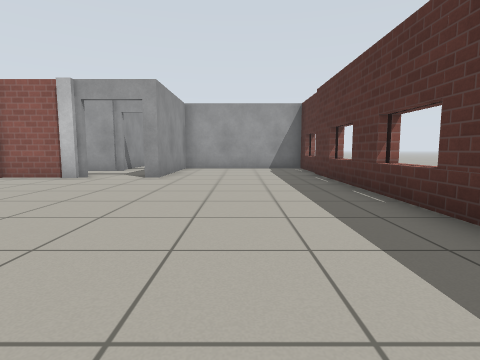
view 1 (above)

17 first-person views from a walk through a world built for the Gazebo simulator. The camera is 0.72 m above the floor, tilts 6° down and sees 80° across. The floor is counted in squares, 1 m on a side. Each view is taken from the middle of a square. On the plan, view 1 faces up. The plan holds only what a view shows up to about 10 squares ahead; the rest is blank. The place goes on beyond the plan. Simple patterns stand in for the simulator's built-in surfaces.

view 2
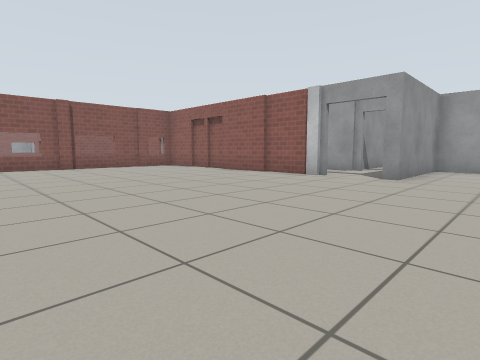

view 3
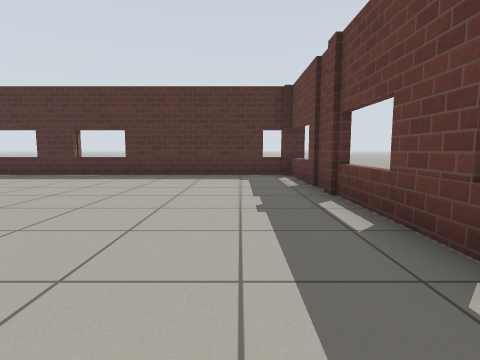

view 4
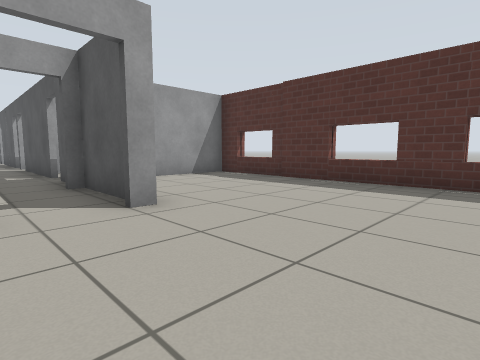

view 5
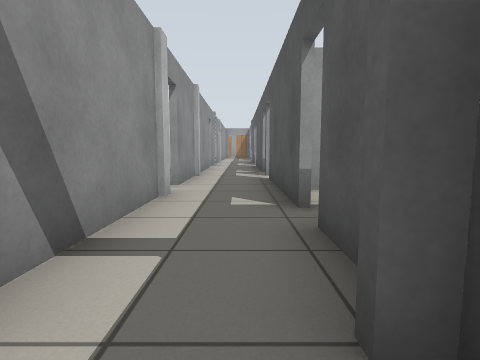

view 6
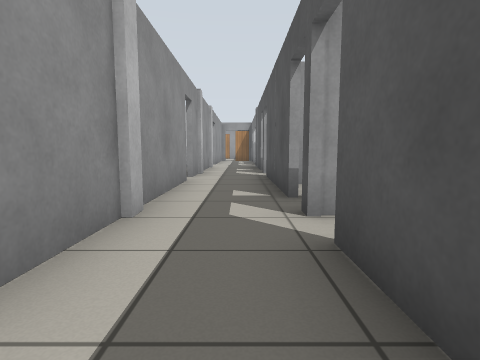

view 7
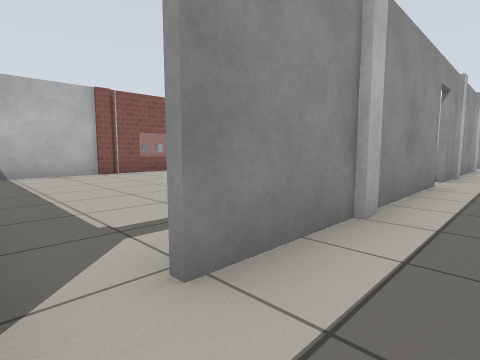

view 8
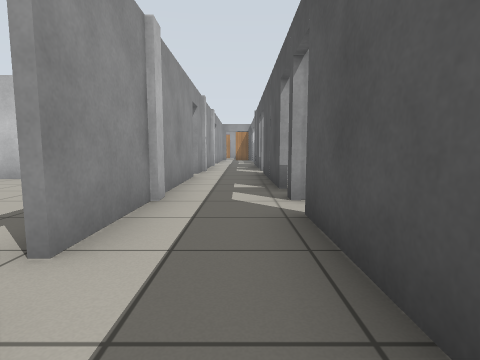

view 9
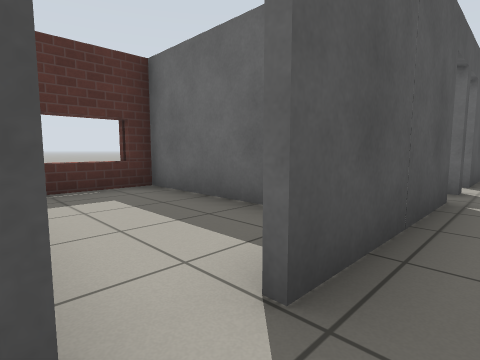

view 10
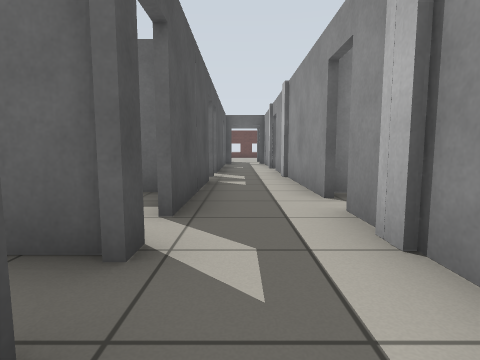

view 11
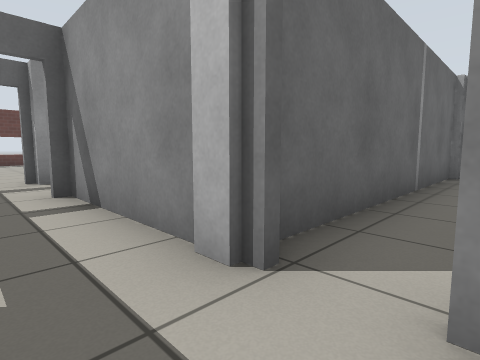

view 12
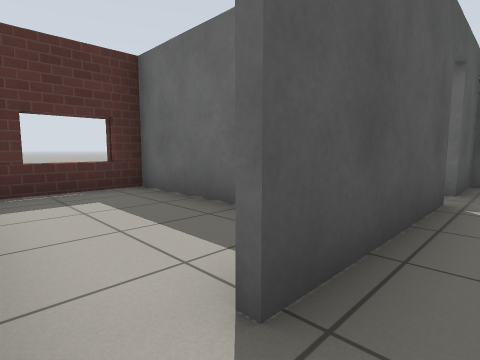

view 13
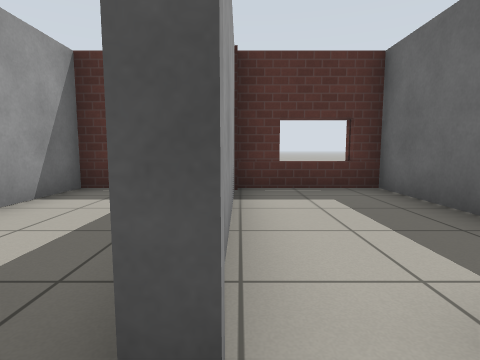

view 14
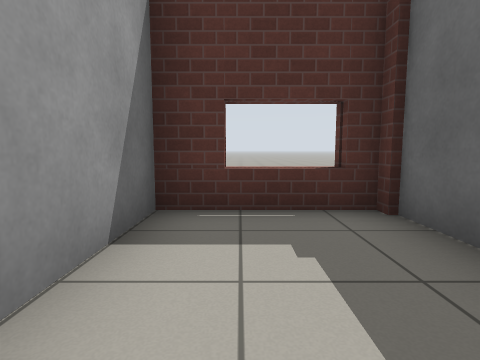

view 15
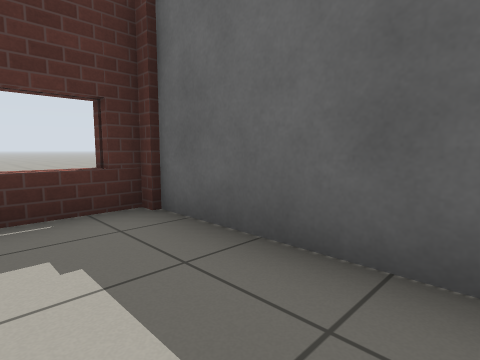

view 16
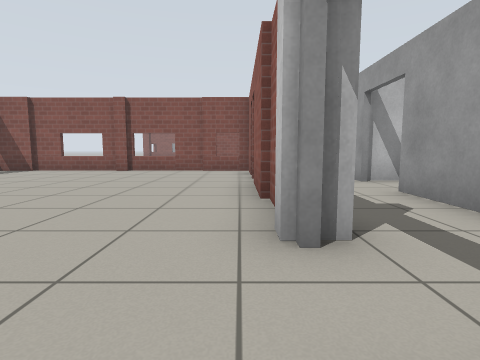

view 17
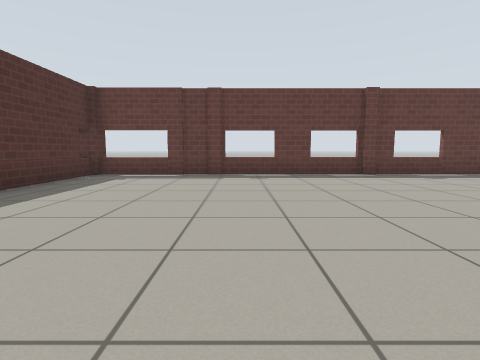

### Floor plan
Points are (right, up) in squares from view 1. A wall is a line through its corners. A room is listed if a view was taken in it or the views show most of it. See-through windows are left out.
Room 1 (views 1, 2, 3, 4, 16, 17)
walls: (-4, 7.4) (-7.9, 7.4); (-6.1, -1.4) (-5.6, -1.4); (-5.8, -1.6) (2.1, -1.6); (-8, 7.4) (-9.4, 7.4); (-1.6, -1.4) (-1, -1.4); (-9.2, -1.6) (-6, -1.6); (-11.9, 7.4) (-11.9, -1.3); (2.4, -1.3) (2.4, 11.2) (-2.1, 11.2) (-2.1, 7.4) (-2.5, 7.4)
ways out: open door at (-3.5, 7.5) to room 2; open door at (-9.5, 7)
Room 2 (view 5)
walls: (-8.7, 9.9) (-9, 9.9); (-3.9, 9.9) (-7, 9.9); (-2.3, 8) (-2.3, 10)
ways out: open door at (-3.5, 7.5) to room 1; open door at (-3.5, 10) to room 3; open door at (-8.5, 10)
Room 3 (views 6, 7, 8, 9, 10, 11, 12, 13)
walls: (-2.3, 18.2) (-2.3, 22); (-4.3, 20.9) (-4.3, 14.8); (-4.3, 14) (-4.3, 9.8); (-2.3, 22.9) (-2.3, 23.4); (-2.3, 12.5) (-2.3, 16.2); (-4.3, 25.5) (-4.3, 21.6); (-2.3, 10) (-2.3, 11.7)
ways out: open door at (-3.5, 10) to room 2; open door at (-2, 17) to room 4; open door at (-4, 14.5); open door at (-4, 21); open door at (-2, 12); open door at (-2, 23)
Room 4 (views 14, 15)
walls: (2.5, 20) (0.1, 20); (2.6, 17.6) (2.6, 19.3); (-2.4, 17.2) (2.4, 17.2) (2.4, 20.1)
ways out: open door at (-2, 17) to room 3

Where each view was taken, in squares from view 1:
view 1: 0 up, 0 right, facing up
view 2: 0 up, 0 right, facing up-left
view 3: 0 up, 6 left, facing right
view 4: 4 up, 4 left, facing up-right
view 5: 9 up, 3 left, facing up
view 6: 14 up, 3 left, facing up
view 7: 14 up, 3 left, facing up-left
view 8: 13 up, 3 left, facing up
view 9: 23 up, 3 left, facing down-right
view 10: 25 up, 3 left, facing down
view 11: 15 up, 3 left, facing down-left
view 12: 17 up, 3 left, facing down-right
view 13: 17 up, 3 left, facing right
view 14: 19 up, 1 left, facing right
view 15: 19 up, 1 left, facing down-right
view 16: 7 up, 2 left, facing left
view 17: 7 up, 2 left, facing down
